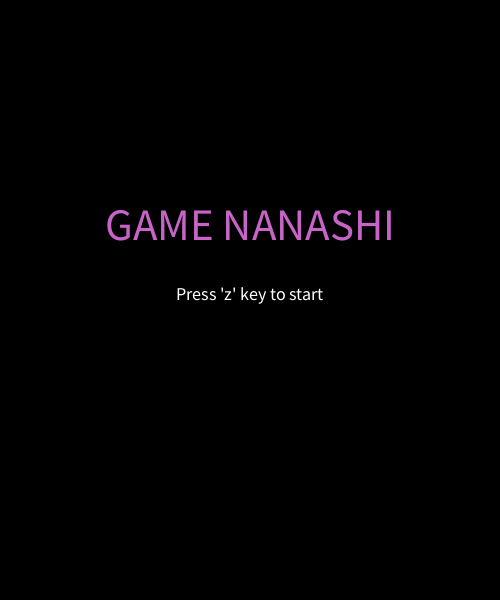
Frame 1 (no input)
Frame 60 (the mouse pressed at the canvas centre just before this capture): identical to frame 1, image omitted
Frame 120 (the mouse held since frame 60 and released just before this capture): identical to frame 1, image omitted

The Processing sketch that drew this single still picture (run headless with seeded random() and noise(); from frame 60 on, the mouse is pressed at the canvas centre):

// Processing sketch: block1018238
// ── block1018238.pde
int state;    //現在の状態
long t_start; //その状態になった時間
float t;      // 経過時間
float bar_x = 180;//ステージ２、お邪魔バーのｘ座標
float bar_y = 30;//　　　　　　　　　　　　  y座標
float bar_dx = 0.15;//お邪魔バーの変化量
float I_bar_x = 210;//プレイヤーバーのｘ座標
float I_bar_y = 520;//　　　　　　　　ｙ座標
float T_x = I_bar_x+(80/2-15/2);//弾のｘ座標
float T_y = I_bar_y-15;//　　　　　　 ｙ座標
float I_dx = 0.5;//プレイヤーバーのｘ座標の変化量
float T_dx = 0.5;//弾のｘ座標の変化量
float T_dy = 0;//　　ｙ座標の変化量
float line_rad = 270; //弾進行方向を表示するラインの要素
float d_rad = 0.5;//回転速度
float rad_count = 1;//回転の制御
float key_count = 0;//キーの判定
int bar_count = 0;//バーの耐久値
float b_x=4;//保険バーのｘ座標
float b_y=550;//　　　　ｙ座標
int life = 10;//ライフ



void setup(){

  frameRate(300);
  size(500, 600);
  textSize(32);
  textAlign(CENTER);//座標を中心に合わせる
  fill(255);
  state = 0;
  t_start = millis();
}




void draw(){


  background(0);
  t = (millis() - t_start) / 1000.0; //経過時間を更新
  
  int nextState= 0;
  if(state == 0){ nextState = title(); }
  else if(state == 1){ nextState = game1(); }
  else if(state == 2){ nextState = game2(); }
  else if(state == 3){ nextState = ending(); }
  else if(state == 4){ nextState = gameover();}//ステージの変化
  
  if(state != nextState){ t_start = millis(); } 
  state = nextState;
}// ステージごとに時間を図るため、時間を更新する。今後の追加編集において利用価値あり。



void keyPressed(){
  
if(keyPressed==true&&((key=='r')||(key=='R'))){
  I_bar_x=210;
  T_x = I_bar_x+(80/2-15/2);
  T_y = I_bar_y-15;
  I_dx=0.5;
  T_dx=0.5;
  T_dy=0;
  d_rad=0.5;
  rad_count=1;
  key_count=0;
  life=life-1;
}
}//キーが押されるとリセットされる

// ── ending.pde
int ending(){

  if(t > 3){
    textSize(18);
    text("Press 'a' key to title", width * 0.5, height * 0.5);
    if(keyPressed && key == 'a'){
    return 0;
    }
  }
  fill(255,50,50);
  textSize(45);
    text("GAME CLEAR", width * 0.5, height * 0.4);
  return 3;
}//タイトルに戻ることができる

// ── game1.pde
int game1(){

  
 if(T_y>600){
  I_bar_x=210;
  T_x = I_bar_x+(80/2-15/2);
  T_y = I_bar_y-15;
  I_dx=0.5;
  T_dx=0.5;
  T_dy=0;
  d_rad=0.5;
  rad_count=1;
  key_count=0;
  life=life-1;
  }//弾が下に行くとライフが減り、かつやり直し

  if(T_x+15>240&&T_x<258&&T_y<13){//ゴールに到達したとき

    I_bar_x=210;
    T_x = I_bar_x+(80/2-15/2);
    T_y = I_bar_y-15;
    I_dx=0.5;
    T_dx=0.5;
    T_dy=0;
    d_rad=0.5;
    rad_count=1;
    key_count=0;
    bar_count=0;
    b_y=550;
    life=10;
    return 2;
  }// ステージ２へ移動するためのリセット
  
  if(life<=-1){
    return 4;
  }//ライフがなくなるとゲームオーバーの画面へ
  
  noStroke();
  fill(230);
  int[] tate_x={30, 30, 30, 30, 470,470,470,470,130,130,250,380,380,380,290};
  int[] tate_y={20, 110,200,290,20, 110,200,290,130,220,80, 80, 170,260,180};//縦向きの壁のｘ、ｙ座標
  int[] yoko_x={10, 110,310,410,155,280};
  int[] yoko_y={5  ,5,  5,  5,  170,140};//横向きの壁のｘ、ｙ座標
  for(int i=0; i<tate_x.length; i++){
  rect(tate_x[i],tate_y[i],10,80);//縦向きの壁生成
  if((tate_x[i]<T_x+15&&tate_x[i]+2>T_x+15&&tate_y[i]<T_y+15&&tate_y[i]+80>T_y)||
    (tate_x[i]+10>T_x&&tate_x[i]+8<T_x&&tate_y[i]<T_y+15&&tate_y[i]+80>T_y)){
    T_dx=-T_dx;
  }
  if((tate_x[i]<T_x+15&&tate_x[i]+10>T_x&&tate_y[i]-1<T_y+15&&tate_y[i]+1>T_y+15)||
  (tate_x[i]<T_x+15&&tate_x[i]+10>T_x&&tate_y[i]+80>T_y&&tate_y[i]+78<T_y)){
  T_dy=-T_dy;
}
  }//縦向きの壁の当たり判定と反射
  for(int j=0; j<yoko_x.length; j++){
  rect(yoko_x[j],yoko_y[j],80,10);//横向きの壁生成
  if((yoko_x[j]<T_x+15&&yoko_x[j]+2>T_x+15&&yoko_y[j]<T_y+15&&yoko_y[j]+10>T_y)||
  (yoko_x[j]+80>T_x&&yoko_x[j]+78<T_x&&yoko_y[j]<T_y+15&&yoko_y[j]+10>T_y)){
    T_dx=-T_dx;
  }
  if((yoko_x[j]<T_x+15&&yoko_x[j]+80>T_x&&yoko_y[j]<T_y+15&&yoko_y[j]+2>T_y+15)||
  (yoko_x[j]<T_x+15&&yoko_x[j]+80>T_x&&yoko_y[j]+10>T_y&&yoko_y[j]+8<T_y)){
    T_dy=-T_dy;
  }
  }//横向きの壁の当たり判定と反射
  

  
  I_bar_x = I_bar_x+I_dx;//プレイヤーバーの動き
  T_x = T_x+T_dx;//
  T_y = T_y+T_dy;//弾の動き
  stroke(0);
  textSize(18);
  fill(200,230,0);
  text("stage 1",255,440);//ステージ番号表示
  fill(255);
  textSize(18);
  text("Press 'r' key to reset stage1",360,580);//ｒキーによるリセット喚起（詰み防止）
  textSize(15);
  text("life",50,580);//保険バーの残りライフ表示
  textSize(23);
  text(life,85,580);
  rect(I_bar_x,I_bar_y,80,5);//プレイヤーバー生成
  rect(T_x,T_y,15,15);//弾生成
  if(key_count==0){
  if((keyPressed==true)&&(key==' ')){
    I_dx=0;
    T_dx=0;
    key_count=1;
  }//キーが押されるとバーの移動停止
  else{
  if(I_bar_x<0){
    I_dx=0.5;
    T_dx=0.5;
  }else if(I_bar_x > width-80){
    I_dx=-0.5;
    T_dx=-0.5;
  }
  }//押されてないときはそのまま同じ運動
  }
      line_rad=line_rad+d_rad;//弾進行方向の座標の変化
   if(I_dx==0){
      stroke(255,255,0);
      line(I_bar_x+40,I_bar_y,(cos(radians(line_rad)))*90+I_bar_x+40,(sin(radians(line_rad)))*90+I_bar_y);//バーが停止すると弾の進行方向の表示
   if((keyPressed==true)&&((key=='s')||(key=='S'))){
      d_rad=0;
      rad_count+=1;
   }//弾発射（SHOTのS）
   if(rad_count==2){
      T_dx=cos(radians(line_rad));
      T_dy=sin(radians(line_rad));
   }//弾が発射するlineは停止。プレーヤーがどの方向に打ったかが自分で分かる仕組み。
}
  if(line_rad>=360){
    d_rad=-0.5;
  }
  if(line_rad<=180){
    d_rad=0.5;
  }//打つ方向が常に上側になる

  if(T_x<0||T_x+15>500||(I_bar_x<T_x+15&&I_bar_x+2>T_x+15&&I_bar_y<T_y+15&&I_bar_y+5>T_y)||
  (I_bar_x+80>T_x&&I_bar_x+78<T_x&&I_bar_y<T_y+15&&I_bar_y+5>T_y)){
    T_dx=-T_dx;
  }
  if(T_y<0||(I_bar_x<T_x+15&&I_bar_x+80>T_x&&I_bar_y<T_y+15&&I_bar_y+2>T_y+15)||
  (I_bar_x<T_x+15&&I_bar_x+80>T_x&&I_bar_y+5>T_y&&I_bar_y+3<T_y)){
    T_dy=-T_dy;
  }//プレイヤーバーの弾との反射
  

  noStroke();
  rect(b_x,b_y,492,5);//保険バー生成
  if(b_x<T_x+4&&b_x+492>T_x+11&&b_y<T_y+15&&b_y+2>T_y+15){
     T_dy=-T_dy;
     bar_count=bar_count+1;
   }//保険バーの当たり判定と反射
  if(bar_count>=5){
    b_y=1000;//バー耐久値が一定に達すると画面外へ（消えたように見せる）
  }else{
    textSize(13);
    text(bar_count,5,545);
  }//バー耐久値の表示
  fill(255,0,0);
  textSize(13);
  text("goal",width/2,15);//ゴール
    
  return 1;
  
}

// ── game2.pde
int game2(){//game1とほぼ同じ内容なので、追加項目のみコメントします

  if(T_y>600){
  I_bar_x=210;
  T_x = I_bar_x+(80/2-15/2);
  T_y = I_bar_y-15;
  I_dx=0.5;
  T_dx=0.5;
  T_dy=0;
  d_rad=0.5;
  rad_count=1;
  key_count=0;
  life=life-1;
  }

  
  if(T_x+15>240&&T_x<258&&T_y<13){

    I_bar_x=210;
    T_x = I_bar_x+(80/2-15/2);
    T_y = I_bar_y-15;
    I_dx=0.5;
    T_dx=0.5;
    T_dy=0;
    d_rad=0.5;
    rad_count=1;
    key_count=0;
    bar_count=0;
    b_y=550;
    life=10;
    return 3;
  }
  
  if(life<=-1){
    return 4;
  }
  
  noStroke();
  fill(230);
  int[] tate_x={30, 30, 30, 30, 470,470,470,470,155,155,345,360,270};
  int[] tate_y={20, 110,200,290,20, 110,200,290,80, 220,15, 240,290};
  int[] yoko_x={10, 110,310,410,120,280,165};
  int[] yoko_y={5  ,5,  5,  5,  300,310,115};
  int[] square_x={80,235,365};
  int[] square_y={50, 210,130};//新たな四角い壁生成
  for(int i=0; i<tate_x.length; i++){
  rect(tate_x[i],tate_y[i],10,80);
  if((tate_x[i]<T_x+15&&tate_x[i]+2>T_x+15&&tate_y[i]<T_y+15&&tate_y[i]+80>T_y)||
    (tate_x[i]+10>T_x&&tate_x[i]+8<T_x&&tate_y[i]<T_y+15&&tate_y[i]+80>T_y)){
    T_dx=-T_dx;
  }
  if((tate_x[i]<T_x+15&&tate_x[i]+10>T_x&&tate_y[i]-1<T_y+15&&tate_y[i]+1>T_y+15)||
  (tate_x[i]<T_x+15&&tate_x[i]+10>T_x&&tate_y[i]+80>T_y&&tate_y[i]+78<T_y)){
  T_dy=-T_dy;
}
  }
  for(int j=0; j<yoko_x.length; j++){
  rect(yoko_x[j],yoko_y[j],80,10);
  if((yoko_x[j]<T_x+15&&yoko_x[j]+2>T_x+15&&yoko_y[j]<T_y+15&&yoko_y[j]+10>T_y)||
  (yoko_x[j]+80>T_x&&yoko_x[j]+78<T_x&&yoko_y[j]<T_y+15&&yoko_y[j]+10>T_y)){
    T_dx=-T_dx;
  }
  if((yoko_x[j]<T_x+15&&yoko_x[j]+80>T_x&&yoko_y[j]<T_y+15&&yoko_y[j]+2>T_y+15)||
  (yoko_x[j]<T_x+15&&yoko_x[j]+80>T_x&&yoko_y[j]+10>T_y&&yoko_y[j]+8<T_y)){
    T_dy=-T_dy;
  }
  }
  for(int k=0; k<square_x.length; k++){
  rect(square_x[k],square_y[k],40,40);
  if((square_x[k]<T_x+15&&square_x[k]+2>T_x+15&&square_y[k]<T_y+15&&square_y[k]+40>T_y)||
  (square_x[k]+40>T_x&&square_x[k]+38<T_x&&square_y[k]<T_y+15&&square_y[k]+40>T_y)){
    T_dx=-T_dx;
  }
  if((square_x[k]<T_x+15&&square_x[k]+40>T_x&&square_y[k]<T_y+15&&square_y[k]+2>T_y+15)||
  (square_x[k]<T_x+15&&square_x[k]+40>T_x&&square_y[k]+40>T_y&&square_y[k]+8<T_y)){
    T_dy=-T_dy;
  }
}//四角い壁の当たり判定

  I_bar_x = I_bar_x+I_dx;
  T_x = T_x+T_dx;
  T_y = T_y+T_dy;
  stroke(0);
  textSize(18);
  fill(200,230,0);
  text("stage 2",255,440);
  fill(255);
  textSize(18);
  text("Press 'r' key to reset stage2",360,580);
  textSize(15);
  text("life",50,580);
  textSize(23);
  text(life,85,580);
  rect(I_bar_x,I_bar_y,80,5);
  rect(T_x,T_y,15,15);
  if(key_count==0){
  if((keyPressed==true)&&(key==' ')){
    I_dx=0;
    T_dx=0;
    key_count=1;
  }
  else{
  if(I_bar_x<0){
    I_dx=0.5;
    T_dx=0.5;
  }else if(I_bar_x > width-80){
    I_dx=-0.5;
    T_dx=-0.5;
  }
  }
  }
      line_rad=line_rad+d_rad;
  if(I_dx==0){
    stroke(255,255,0);
    line(I_bar_x+40,I_bar_y,(cos(radians(line_rad)))*90+I_bar_x+40,(sin(radians(line_rad)))*90+I_bar_y);
   if((keyPressed==true)&&((key=='s')||(key=='S'))){
      d_rad=0;
      rad_count+=1;
   }
   if(rad_count==2){
      T_dx=cos(radians(line_rad));
      T_dy=sin(radians(line_rad));
   }
}
  if(line_rad>=360){
    d_rad=-0.5;
  }
  if(line_rad<=180){
    d_rad=0.5;
  }
  noStroke();
  bar_x=bar_x+bar_dx;//お邪魔バーの動作
  
  if(bar_x>=260){
    bar_dx=-0.3;  
  }else if(bar_x<=180){
    bar_dx=0.3;
  }//お邪魔バーの制御
  rect(bar_x,bar_y,60,5);//お邪魔バー生成  
    if(T_x<0||T_x+15>500||(bar_x<T_x+15&&bar_x+2>T_x+15&&bar_y<T_y+15&&bar_y+5>T_y)||
  (bar_x+60>T_x&&bar_x+58<T_x&&bar_y<T_y+15&&bar_y+5>T_y)||
  (I_bar_x<T_x+15&&I_bar_x+2>T_x+15&&I_bar_y<T_y+15&&I_bar_y+5>T_y)||
  (I_bar_x+80>T_x&&I_bar_x+78<T_x&&I_bar_y<T_y+15&&I_bar_y+5>T_y)){
    T_dx=-T_dx;
  }
  if(T_y<0||(bar_x<T_x+15&&bar_x+60>T_x&&bar_y<T_y+15&&bar_y+2>T_y+15)||
  (bar_x<T_x+15&&bar_x+60>T_x&&bar_y+5>T_y&&bar_y+3<T_y)||
  (I_bar_x<T_x+15&&I_bar_x+80>T_x&&I_bar_y<T_y+15&&I_bar_y+2>T_y+15)||
  (I_bar_x<T_x+15&&I_bar_x+80>T_x&&I_bar_y+5>T_y&&I_bar_y+3<T_y)){
    T_dy=-T_dy;
  }//お邪魔バーの当たり判定と反射
  

    noStroke();
    rect(b_x,b_y,492,5);
    if(b_x<T_x+4&&b_x+492>T_x+11&&b_y<T_y+15&&b_y+2>T_y+15){
      T_dy=-T_dy;
      bar_count=bar_count+1;
    }
  if(bar_count>=5){
    b_y=1000;
  }else{
    textSize(13);
    text(bar_count,5,545);
  }
  fill(255,0,0);
  textSize(13);
  text("goal",width/2,15);


  return 2;
  
}

// ── gameover.pde
int gameover(){
  

 if(t>3){
   textSize(18);
   fill(255);
 text("Press 'a' key to title", width * 0.5, height * 0.5);
 if(keyPressed && key == 'a') {//タイトルに戻ることができる
   life=10;
   return 0;
 }
 }
 fill(255,0,0);
 textSize(45);
  text("GAME OVER", width * 0.5, height * 0.4);
  return 4;
}

// ── title.pde
int title(){
  textSize(45);
  fill(200,100,200);
  text("GAME NANASHI", width * 0.5, height * 0.4);
  textSize(18);
  fill(255);
  text("Press 'z' key to start", width * 0.5, height * 0.5);
  if(keyPressed && key == 'z'){
    return 1;
  } // ｚを押すとステージ1突入
  return 0;
}
